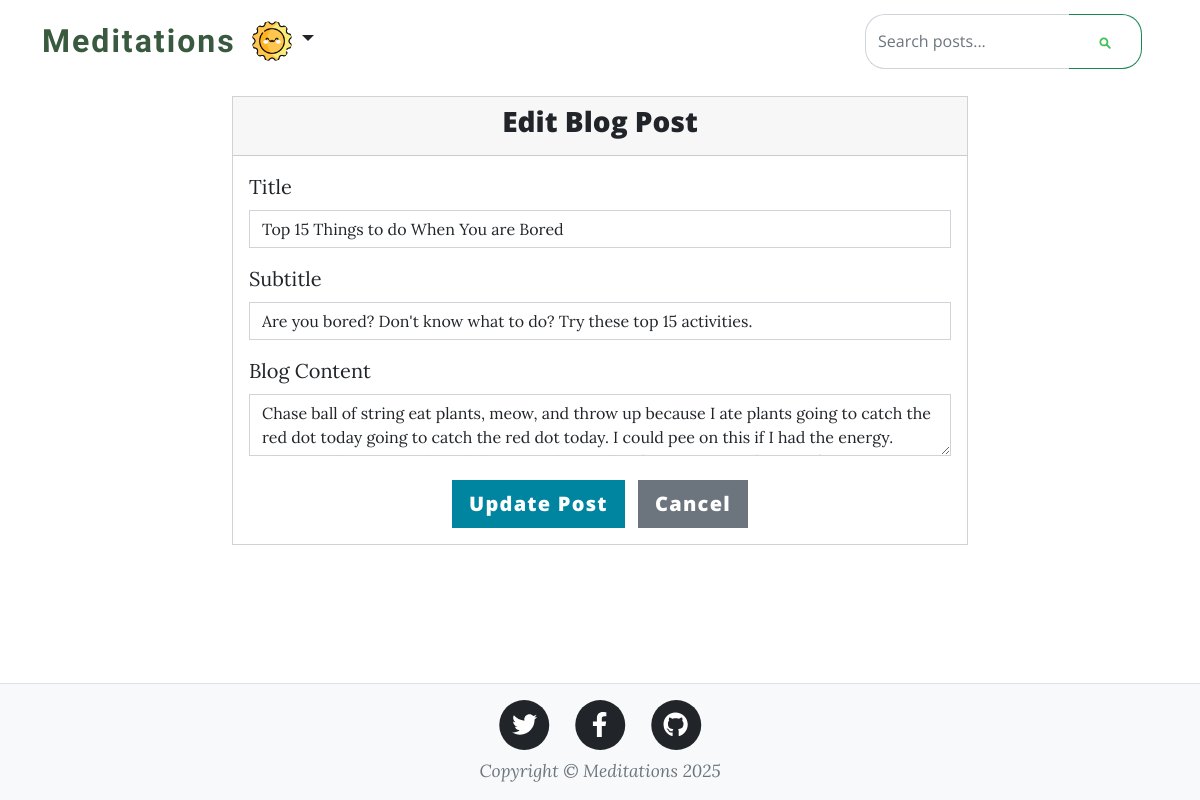
The app's page /edit_post/2 (signed in) with its own data.
### server.py (models this page shows, shortened)
class User(UserMixin, db.Model):
    id: Mapped[int] = mapped_column(Integer, primary_key=True)
    email: Mapped[str] = mapped_column(String(100), unique=True)
    password: Mapped[str] = mapped_column(String(100))
    name: Mapped[str] = mapped_column(String(1000))
    role: Mapped[str] = mapped_column(String(20), default='regular', nullable=False)
    date_joined: Mapped[str] = mapped_column(String(100), default=None, nullable=True)
    profile_picture: Mapped[str] = mapped_column(String(100), default='default_profile.jpg', nullable=True)
    posts: Mapped[list['BlogPost']] = relationship(back_populates='author')
    comments: Mapped[list['Comment']] = relationship(back_populates='author')

class BlogPost(db.Model):
    id: Mapped[int] = mapped_column(Integer, primary_key=True)
    title: Mapped[str] = mapped_column(String(100), nullable=False)
    subtitle: Mapped[str] = mapped_column(String(100), nullable=False)
    body: Mapped[str] = mapped_column(String, nullable=False)
    author_id: Mapped[int] = mapped_column(ForeignKey("user.id"), nullable=True)  # Nullable for migration
    date: Mapped[str] = mapped_column(String(100), nullable=False)
    author: Mapped['User'] = relationship(back_populates='posts')
    comments: Mapped[list['Comment']] = relationship(back_populates='post', cascade='all, delete-orphan')

### server.py (the view, shortened to what this page needs)
@app.route('/edit_post/<int:id>', methods=['GET', 'POST'])
@admin_required
def edit_post(id):
    blog_post = BlogPost.query.get_or_404(id)
    form = BlogPostForm()
    if request.method == 'GET':
        form.title.data = blog_post.title
        form.subtitle.data = blog_post.subtitle
        form.blog_content.data = blog_post.body
    return render_template('blog_modal.html',
                         show_header=False,
                         year=get_current_year(),
                         form=form,
                         edit_mode=True,
                         post_id=id)

### server.py
class BlogPostForm(FlaskForm):
    title = StringField('Title', validators=[DataRequired()])
    subtitle = StringField('Subtitle', validators=[DataRequired()])
    blog_content = CKEditorField('Blog Content', validators=[DataRequired()])
    submit = SubmitField('Submit')

### server.py (called while the page is built)
@login_manager.user_loader
def load_user(user_id):
    return User.query.get(int(user_id))

def get_current_year():
    return date.today().year

@app.context_processor
def inject_current_year():
    return {'get_current_year': get_current_year}

def is_admin(user=None):
    if user is None:
        user = current_user
    return user.is_authenticated and user.role == 'admin'

def admin_required(f):
    @wraps(f)
    def decorated_function(*args, **kwargs):
        if not current_user.is_authenticated:
            return redirect(url_for('login'))
        if not is_admin():
            abort(403)
        return f(*args, **kwargs)
    return decorated_function

### templates/blog_modal.html (shortened to what this page needs)
{% extends "base.html" %}
{% from 'bootstrap4/form.html' import render_form %}
{% block content %}
<div class="container mt-10" style="margin-top: 6rem;">
    <div class="row justify-content-center">
        <div class="col-md-8">
            <div class="card">
                <div class="card-header">
                    <h3 class="text-center">
                        {% if edit_mode %}
                            Edit Blog Post
                        {% else %}
                            Add New Blog Post
                        {% endif %}
                    </h3>
                </div>
                <div class="card-body">
                    {% if edit_mode %}
                        <form method="POST" action="{{ url_for('edit_post', id=post_id) }}">
                    {% else %}
                        <form method="POST" action="{{ url_for('add_post') }}">
                    {% endif %}
                        <div class="mb-3">
                            {{ form.title.label(class="form-label") }}
                            {{ form.title(class="form-control") }}
                        </div>
                        <div class="mb-3">
                            {{ form.subtitle.label(class="form-label") }}
                            {{ form.subtitle(class="form-control") }}
                        </div>
                        <div class="mb-3">
                            {{ form.blog_content.label(class="form-label") }}
                            {{ form.blog_content(class="form-control") }}
                        </div>
                        <div class="text-center mt-4">
                            <button type="submit" class="btn btn-primary btn-lg">
                                {% if edit_mode %}
                                    Update Post
                                {% else %}
                                    Create Post
                                {% endif %}
                            </button>
                            <a href="{{ url_for('home') }}" class="btn btn-secondary btn-lg ms-2">Cancel</a>
                        </div>
                    </form>
                </div>
            </div>
        </div>
    </div>
</div>
{% endblock %}

### templates/header.html (shortened to what this page needs)
<!DOCTYPE html>
<html lang="en">
<head>
</head>
<body>
    <nav class="navbar navbar-expand-lg navbar-light" id="mainNav">
        <div class="container">
            <a class="navbar-brand medieval-brand" href="{{ url_for('home') }}">Meditations</a>
            <div class="d-flex align-items-center">
                {% if current_user.is_authenticated %}
                <div class="dropdown me-3">
                    <a class="nav-link dropdown-toggle" href="#" role="button" id="profileDropdown" data-bs-toggle="dropdown" aria-expanded="false" style="border: none; padding: 0;">
                        <img src="{{ url_for('static', filename=current_user.profile_picture or 'default_profile.jpg') }}" alt="Profile" style="width: 40px; height: 40px; border-radius: 50%; object-fit: cover;">
                    </a>
                </div>
                {% endif %}
            </div>
            <div class="collapse navbar-collapse" id="navbarResponsive">
                <ul class="navbar-nav ms-auto py-4 py-lg-0">
                    <li class="nav-item"><a class="nav-link px-lg-3 py-3 py-lg-4" href="{{ url_for('home') }}">Home</a></li>
                    <li class="nav-item"><a class="nav-link px-lg-3 py-3 py-lg-4" href="{{ url_for('about') }}">About</a></li>
                    <li class="nav-item"><a class="nav-link px-lg-3 py-3 py-lg-4" href="{{ url_for('contact') }}">Contact</a></li>
                </ul>
                <div class="position-relative me-3">
                    <form class="d-flex" onsubmit="return performSearch()">
                        <input id="searchInput" class="form-control" type="search" placeholder="Search posts..."
                               style="border-radius: 20px 0 0 20px; border-right: none; min-width: 180px;"
                               oninput="getSuggestions()" onblur="setTimeout(() => hideSuggestions(), 500)">
                        <button class="btn btn-outline-success" type="submit"
                                style="border-radius: 0 20px 20px 0; border-left: none;">
                        </button>
                    </form>
                </div>
            </div>
        </div>
    </nav>
</body>
</html>

### records on screen
User: profile_picture (picture)
BlogPost: title "Top 15 Things to do When You are Bored", subtitle "Are you bored? Don't know what to do? Try these top 15 activities."

### other values on screen
{{ get_current_year() }} "2025"
